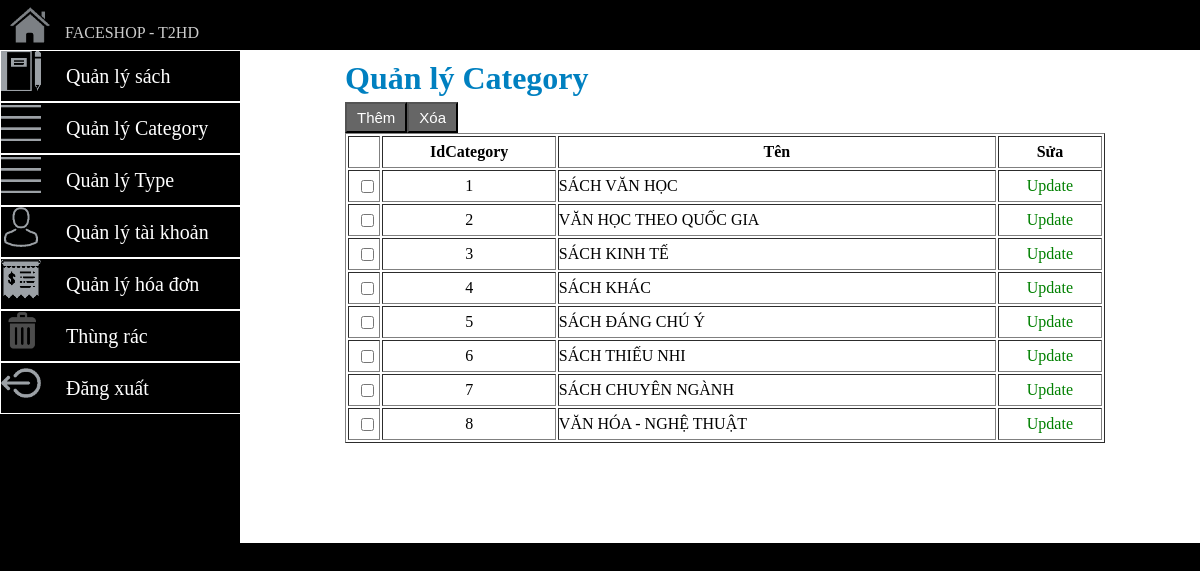
The page /admin/index.php?admin=manage_category (signed in) on the database its author committed.
### tables this page shows
CREATE TABLE `category` (
  `idcategory` int(11) NOT NULL,
  `name` varchar(200) NOT NULL,
  `checkDelete` int(11) NOT NULL DEFAULT '0' COMMENT 'xóa thì thành 1'
);

### admin/view/admin_category.php (the view, shortened to what this page needs)
<!DOCTYPE html PUBLIC "-//W3C//DTD XHTML 1.0 Transitional//EN" "http://www.w3.org/TR/xhtml1/DTD/xhtml1-transitional.dtd">
<html xmlns="http://www.w3.org/1999/xhtml">
<head>
  <link rel="stylesheet" type="text/css" href="css/admin_category.css"/>
</head>
<body >
  <div style="padding-top: 10px;padding-left: 10px;">
    <h1 style="color:#0080C0;margin-left:10%"  >Quản lý Category</h1>
 <button id="btn_them" onclick="hien_form_them()">Thêm</button>
<form name="" action="index.php?admin=manage_category" method="post">
<input class="btn_xoa" type="submit" name="btn_xoa" value="Xóa"/>
<table width="80%" border="1" style="margin:auto;clear:both">
  <tr>
  <th  style="height:30px;"></th>
    <th style="height:30px;">IdCategory</th>
    <th style="height:30px;">Tên</th>
        <th  style="height:30px;">Sửa</th>
  </tr>
  <?php
  $result = mysql_query('select * from `category` where checkDelete=0');
  if(mysql_num_rows($result)>0)
   while($d=mysql_fetch_array($result)){
    ?>
    <tr>
        <td><input style="margin-left:40%" type="checkbox" name="check_box[]" value="<?php echo $d['idcategory'] ?>"></td>
    <td style="height:30px;;text-align:center;"><?php echo $d['idcategory'];?></td>
    <td style="height:30px;;margin-left:5px;"><span ><?php echo $d['name'];?></span></td>
         <td style="text-align:center;height:30px;" onclick="hien_form('<?php echo $d['name'] ?>',<?php echo $d['idcategory']?>);"><span id="update">Update</span></td>
    </tr>
    <?php }?>
  </table>
  </form>
</div>
</body>
</html>

### admin/css/indexcss.css (style rules this page uses)
* { margin: 0px; padding: 0px; }

### admin/css/admin_main_left.css (style rules this page uses)
body { font-family: "Times New Roman"; background-color: #000000; }

### admin/css/admin_category.css (style rules this page uses)
#btn_them { background-color: #666666; color: white; padding: 5px 10px; font-size: 15px; cursor: pointer; margin-top: 5px; margin-left: 10%;float:left; }
.btn_xoa { background-color: #666666; color: white; padding: 5px 10px; font-size: 15px; margin-top: 5px; cursor: pointer; }
#update { text-align: center;cursor: pointer;color:green; }

### rows shown on the page
category: idcategory "1", name "SÁCH VĂN HỌC"
category: idcategory "2", name "VĂN HỌC THEO QUỐC GIA"
category: idcategory "3", name "SÁCH KINH TẾ"
category: idcategory "4", name "SÁCH KHÁC"
category: idcategory "5", name "SÁCH ĐÁNG CHÚ Ý"
category: idcategory "6", name "SÁCH THIẾU NHI"
category: idcategory "7", name "SÁCH CHUYÊN NGÀNH"
category: idcategory "8", name "VĂN HÓA - NGHỆ THUẬT"
